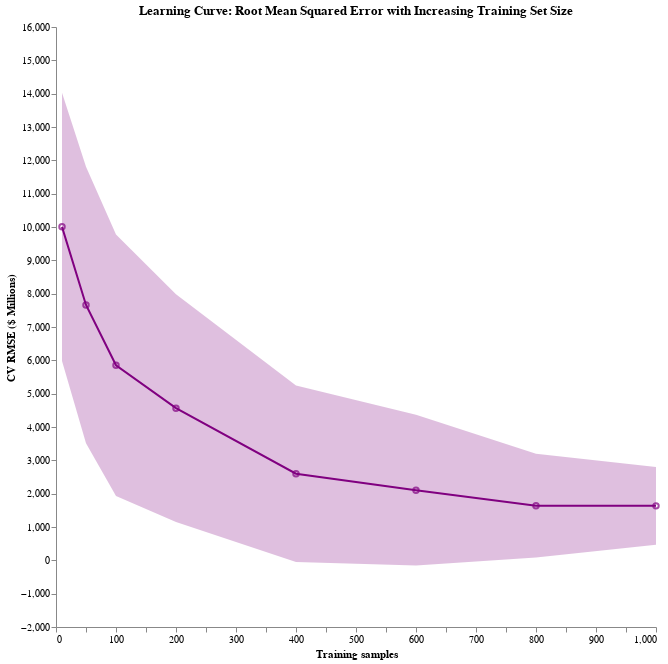

Notebook code for this chart:
### Markdown cell above
## Learning Curve
Let's now plot a learning curve to see if we are continually getting improvement with the larger and larger sample size using RMSE. So we are looking for a lower and lower value.

### Code cell
pre = ColumnTransformer([("cat", OneHotEncoder(handle_unknown="ignore"),
                          ['Sector','Exchange','Market Cap'])],
                        remainder="passthrough")
pipe = Pipeline([("pre", pre), ("model", gbr)])  # gbr from your best params

# sample sizes
train_sizes = [10,50,100,200,400,600,800,1000]

cv = KFold(n_splits=10, shuffle=True, random_state=random_state)

ts, train_scores, test_scores = learning_curve(
    pipe, X_tr, y_tr['Revenue_2025Q2'],
    train_sizes=train_sizes,
    cv=cv,
    scoring="neg_root_mean_squared_error",
    shuffle=True, random_state=0, n_jobs=-1
)

df = pd.DataFrame({
    "n_train": ts,
    "rmse_mean": -test_scores.mean(axis=1)/1_000_000,
    "rmse_std":  test_scores.std(axis=1, ddof=1)/1_000_000
})
df["lo"] = df["rmse_mean"] - df["rmse_std"]
df["hi"] = df["rmse_mean"] + df["rmse_std"]

# Altair line + band
line = alt.Chart(df).mark_line(color='purple').encode(
    x=alt.X("n_train:Q", title="Training samples", axis=alt.Axis(grid=False)),
    y=alt.Y("rmse_mean:Q", title="CV RMSE ($ Millions)",axis=alt.Axis(grid=False))
)
band = alt.Chart(df).mark_area(color = 'purple', opacity=0.25).encode(
    x="n_train:Q", y="lo:Q", y2="hi:Q"
)
pts = alt.Chart(df).mark_point(color='purple').encode(x="n_train:Q", y="rmse_mean:Q")

(band + line + pts).configure_view(stroke=None).properties(height=600,width=600,title='Learning Curve: Root Mean Squared Error with Increasing Training Set Size')

### Figure 1 — Vega-Lite specification as saved in the notebook (floating-point values rounded to 4 significant figures)
{"config": {"view": {"continuousWidth": 300, "continuousHeight": 300, "stroke": null}}, "layer": [{"mark": {"type": "area", "color": "purple", "opacity": 0.25}, "encoding": {"x": {"field": "n_train", "type": "quantitative"}, "y": {"field": "lo", "type": "quantitative"}, "y2": {"field": "hi"}}}, {"mark": {"type": "line", "color": "purple"}, "encoding": {"x": {"axis": {"grid": false}, "field": "n_train", "title": "Training samples", "type": "quantitative"}, "y": {"axis": {"grid": false}, "field": "rmse_mean", "title": "CV RMSE ($ Millions)", "type": "quantitative"}}}, {"mark": {"type": "point", "color": "purple"}, "encoding": {"x": {"field": "n_train", "type": "quantitative"}, "y": {"field": "rmse_mean", "type": "quantitative"}}}], "data": {"name": "data-f29003a5bf353d7266e3eab69e9e6e89"}, "height": 600, "title": "Learning Curve: Root Mean Squared Error with Increasing Training Set Size", "width": 600, "$schema": "https://vega.github.io/schema/vega-lite/v5.20.1.json", "datasets": {"data-f29003a5bf353d7266e3eab69e9e6e89": [{"n_train": 10, "rmse_mean": 10000.0, "rmse_std": 4024.0, "lo": 5980.0, "hi": 14030.0}, {"n_train": 50, "rmse_mean": 7661.0, "rmse_std": 4149.0, "lo": 3513.0, "hi": 11810.0}, {"n_train": 100, "rmse_mean": 5852.0, "rmse_std": 3924.0, "lo": 1928.0, "hi": 9775.0}, {"n_train": 200, "rmse_mean": 4565.0, "rmse_std": 3415.0, "lo": 1150.0, "hi": 7980.0}, {"n_train": 400, "rmse_mean": 2600.0, "rmse_std": 2647.0, "lo": -47.02, "hi": 5247.0}, {"n_train": 600, "rmse_mean": 2104.0, "rmse_std": 2263.0, "lo": -158.5, "hi": 4367.0}, {"n_train": 800, "rmse_mean": 1640.0, "rmse_std": 1558.0, "lo": 82.75, "hi": 3198.0}, {"n_train": 1000, "rmse_mean": 1634.0, "rmse_std": 1169.0, "lo": 465.2, "hi": 2802.0}]}}
